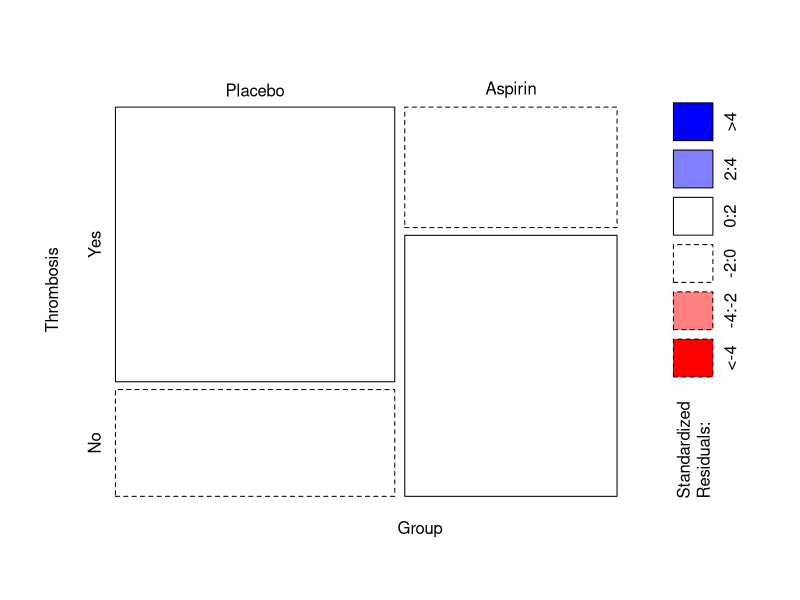

The R script that drew this image:
#create a table
patients <- rbind(c(18, 7), c(6, 13))

#sign rows and columns
colnames(patients) <- c("Yes", "No")
rownames(patients) <- c("Placebo", "Aspirin")

#create a graph
mosaicplot(patients, color=T, shade=T, ylab="Thrombosis", xlab="Group", cex.axis=1, main="")
